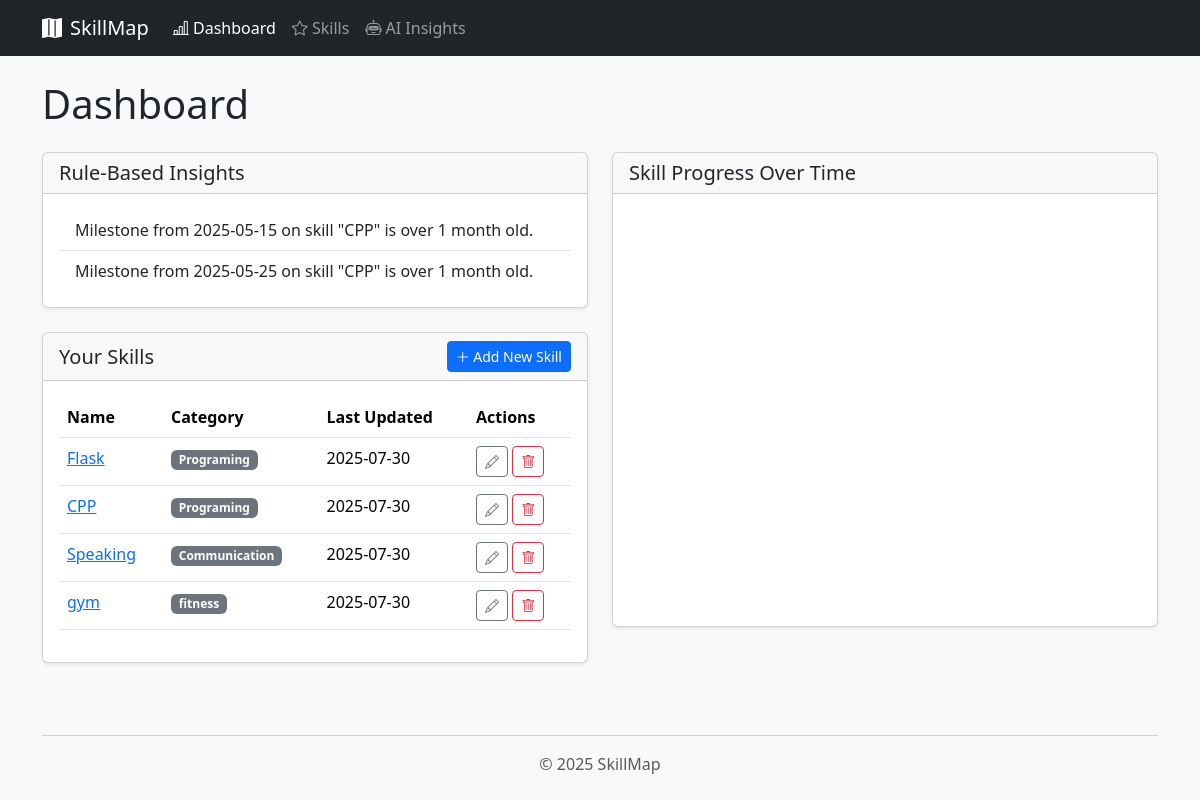
/dashboard, run on the app's committed database.
### app/models.py (models this page shows, shortened)
class Skill(db.Model):
    __tablename__ = "skills"
    id = db.Column(db.Integer, primary_key=True)
    name = db.Column(db.String(100), nullable=False, unique=True)
    description = db.Column(db.Text)
    category = db.Column(db.String(50))
    created_at = db.Column(db.DateTime, default=datetime.utcnow)
    updated_at = db.Column(
        db.DateTime, default=datetime.utcnow, onupdate=datetime.utcnow
    )
    milestones = db.relationship(
        "Milestone", backref="skill", lazy=True, cascade="all, delete-orphan"
    )
    insights = db.relationship(
        "LLMInsight", backref="skill", lazy=True, cascade="all, delete-orphan"
    )

### app/routes/main.py (the view)
@main_bp.route("/dashboard")
def dashboard():
    skills = Skill.query.all()
    milestones = Milestone.query.all()
    insights = generate_rule_based_insights(
        skills, milestones
    )  # or however you generate insights
    progress_data = defaultdict(list)
    for m in milestones:
        if m.skill and m.timestamp:
            progress_data[m.skill.name].append(
                {
                    "date": m.timestamp.strftime("%Y-%m-%d"),
                    "progress_level": int(m.progress_level or 0),
                }
            )
    return render_template(
        "dashboard.html",
        milestones=milestones,
        insights=insights,
        skills=skills,
        progress_data=progress_data,  # now contains actual data
    )

### app/utils/helpers.py (called while the page is built)
def generate_rule_based_insights(skills, milestones):
    insights = []
    now = datetime.utcnow()
    two_weeks_ago = now - timedelta(days=14)
    for skill in skills:
        if skill.updated_at < two_weeks_ago:
            insights.append(
                f'You haven’t updated skill "{skill.name}" in over 2 weeks.'
            )
    for skill in skills:
        if not skill.milestones:
            insights.append(f'Skill "{skill.name}" has no milestones logged yet.')
    one_month_ago = now - timedelta(days=30)
    for milestone in milestones:
        if milestone.timestamp < one_month_ago:
            insights.append(
                f'Milestone from {milestone.timestamp.date()} on skill "{milestone.skill.name}" is over 1 month old.'
            )
    if not insights:
        insights.append("All skills and milestones are up to date. Great job!")
    return insights

### app/templates/dashboard.html (shortened to what this page needs)
{% extends "base.html" %} {% block content %}
<h1 class="mb-4">Dashboard</h1>
<div class="row">
  <div class="col-lg-6">
    <div class="card shadow-sm mb-4">
      <div class="card-header">
        <h5 class="mb-0">Rule-Based Insights</h5>
      </div>
      <div class="card-body">
        {% if insights %}
        <ul class="list-group list-group-flush">
          {% for insight in insights %}
          <li class="list-group-item">{{ insight }}</li>
          {% endfor %}
        </ul>
        {% else %}
        <p class="text-muted mb-0">No insights available.</p>
        {% endif %}
      </div>
    </div>
    <div class="card shadow-sm mb-4">
      <div
        class="card-header d-flex justify-content-between align-items-center"
      >
        <h5 class="mb-0">Your Skills</h5>
        <a
          href="{{ url_for('skills.skill_create') }}"
          class="btn btn-primary btn-sm"
        >
          <i class="bi bi-plus-lg"></i> Add New Skill
        </a>
      </div>
      <div class="card-body">
        <div class="table-responsive">
          <table class="table table-hover">
            <thead>
              <tr>
                <th>Name</th>
                <th>Category</th>
                <th>Last Updated</th>
                <th>Actions</th>
              </tr>
            </thead>
            <tbody>
              {% for skill in skills %}
              <tr>
                <td>
                  <a
                    href="{{ url_for('skills.skill_detail', skill_id=skill.id) }}"
                    >{{ skill.name }}</a
                  >
                </td>
                <td>
                  <span class="badge bg-secondary"
                    >{{ skill.category or '—' }}</span
                  >
                </td>
                <td>{{ skill.updated_at.strftime('%Y-%m-%d') }}</td>
                <td>
                  <a
                    href="{{ url_for('skills.skill_edit', skill_id=skill.id) }}"
                    class="btn btn-sm btn-outline-secondary"
                  >
                    <i class="bi bi-pencil"></i>
                  </a>
                  <form
                    action="{{ url_for('skills.skill_delete', skill_id=skill.id) }}"
                    method="post"
                    class="confirm-delete"
                  >
                    <button type="submit" class="btn btn-sm btn-outline-danger">
                      <i class="bi bi-trash"></i>
                    </button>
                  </form>
                </td>
              </tr>
              {% else %}
              <tr>
                <td colspan="4" class="text-center text-muted">
                  No skills found.
                </td>
              </tr>
              {% endfor %}
            </tbody>
          </table>
        </div>
      </div>
    </div>
  </div>
  <div class="col-lg-6">
    <div class="card shadow-sm mb-4">
      <div class="card-header">
        <h5 class="mb-0">Skill Progress Over Time</h5>
      </div>
      <div class="card-body">
        <div id="skill-progress-chart" style="width: 100%; height: 400px"></div>
      </div>
    </div>
  </div>
</div>
{% endblock %}

### app/templates/base.html (shortened to what this page needs)
<!DOCTYPE html>
<html lang="en" data-bs-theme="light">
  <head>
    <link
      href="https://cdn.jsdelivr.net/npm/bootstrap@5.3.3/dist/css/bootstrap.min.css"
      rel="stylesheet"
    />
    <link
      rel="stylesheet"
      href="https://cdn.jsdelivr.net/npm/bootstrap-icons@1.11.3/font/bootstrap-icons.min.css"
    />
  </head>
  <body>
    <nav class="navbar navbar-expand-lg navbar-dark bg-dark mb-4">
      <div class="container">
        <a class="navbar-brand" href="{{ url_for('main.index') }}">
          <i class="bi bi-map-fill me-2"></i>SkillMap
        </a>
        <div class="collapse navbar-collapse" id="navbarNav">
          <ul class="navbar-nav me-auto mb-2 mb-lg-0">
            <li class="nav-item">
              <a class="nav-link" href="{{ url_for('main.dashboard') }}">
                <i class="bi bi-bar-chart-line"></i> Dashboard
              </a>
            </li>
            <li class="nav-item">
              <a class="nav-link" href="{{ url_for('skills.skills_list') }}">
                <i class="bi bi-star"></i> Skills
              </a>
            </li>
            <li class="nav-item">
              <a class="nav-link" href="{{ url_for('llm.llm_all_insights') }}">
                <i class="bi bi-robot"></i> AI Insights
              </a>
            </li>
          </ul>
        </div>
      </div>
    </nav>
    <main class="container">
       {% block content %}{% endblock %}
    </main>
    <footer class="container text-center text-muted mt-5 mb-3">
      <hr />
      <p>&copy; 2025 SkillMap</p>
    </footer>
  </body>
</html>

### app/templates/base.html (style rules this page uses)
body { background-color: #f8f9fa; }
.confirm-delete { display: inline; }

### data on the page
Skill: name "Flask", category "Programing", updated_at "2025-07-30"
Skill: name "CPP", category "Programing", updated_at "2025-07-30"
Skill: name "Speaking", category "Communication", updated_at "2025-07-30"
Skill: name "gym", category "fitness", updated_at "2025-07-30"

### other printed values
{{ insight }} "Milestone from 2025-05-15 on skill \"CPP\" is over 1 month old." "Milestone from 2025-05-25 on skill \"CPP\" is over 1 month old."
